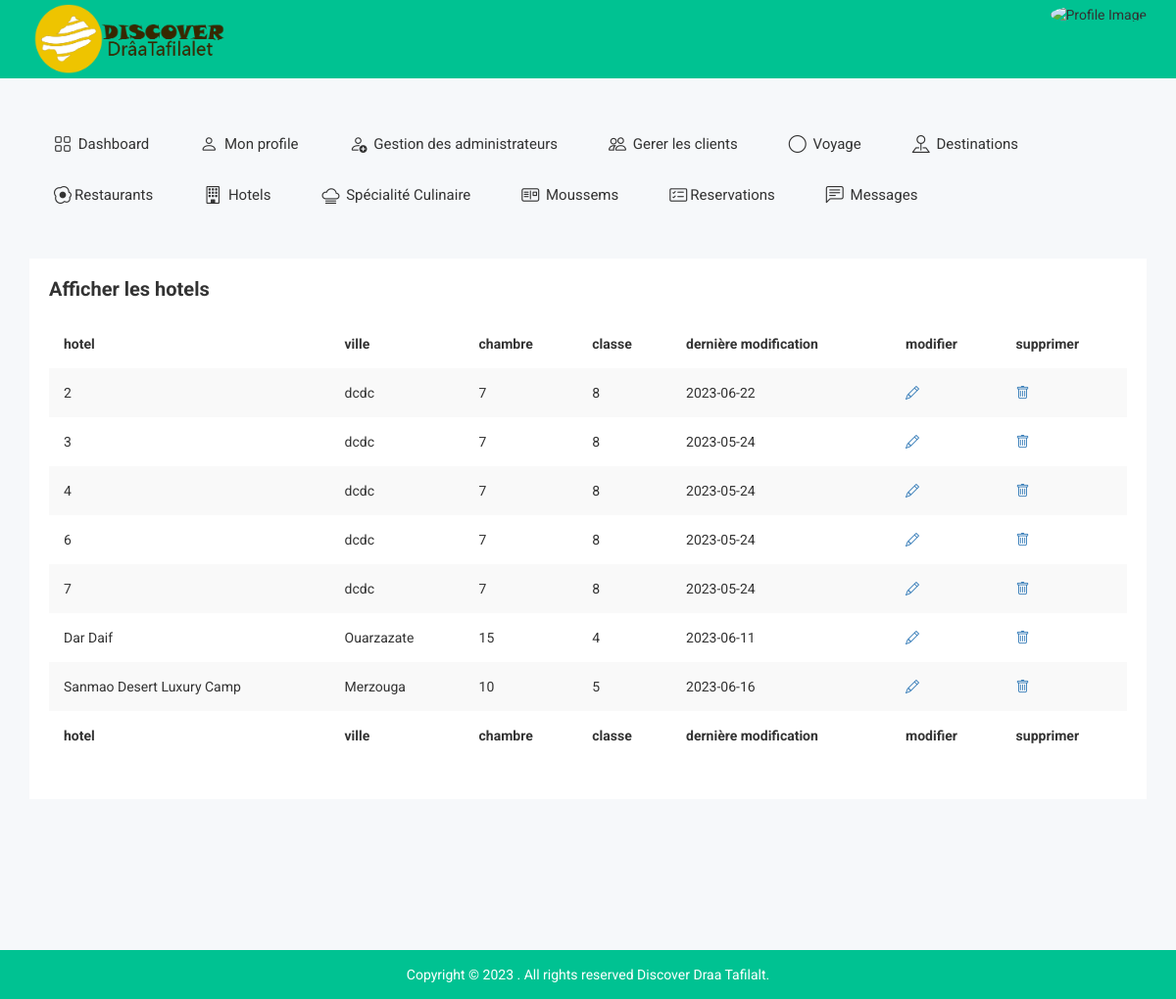
The page /affiche-hotel.php (signed in) on the database as committed earlier.
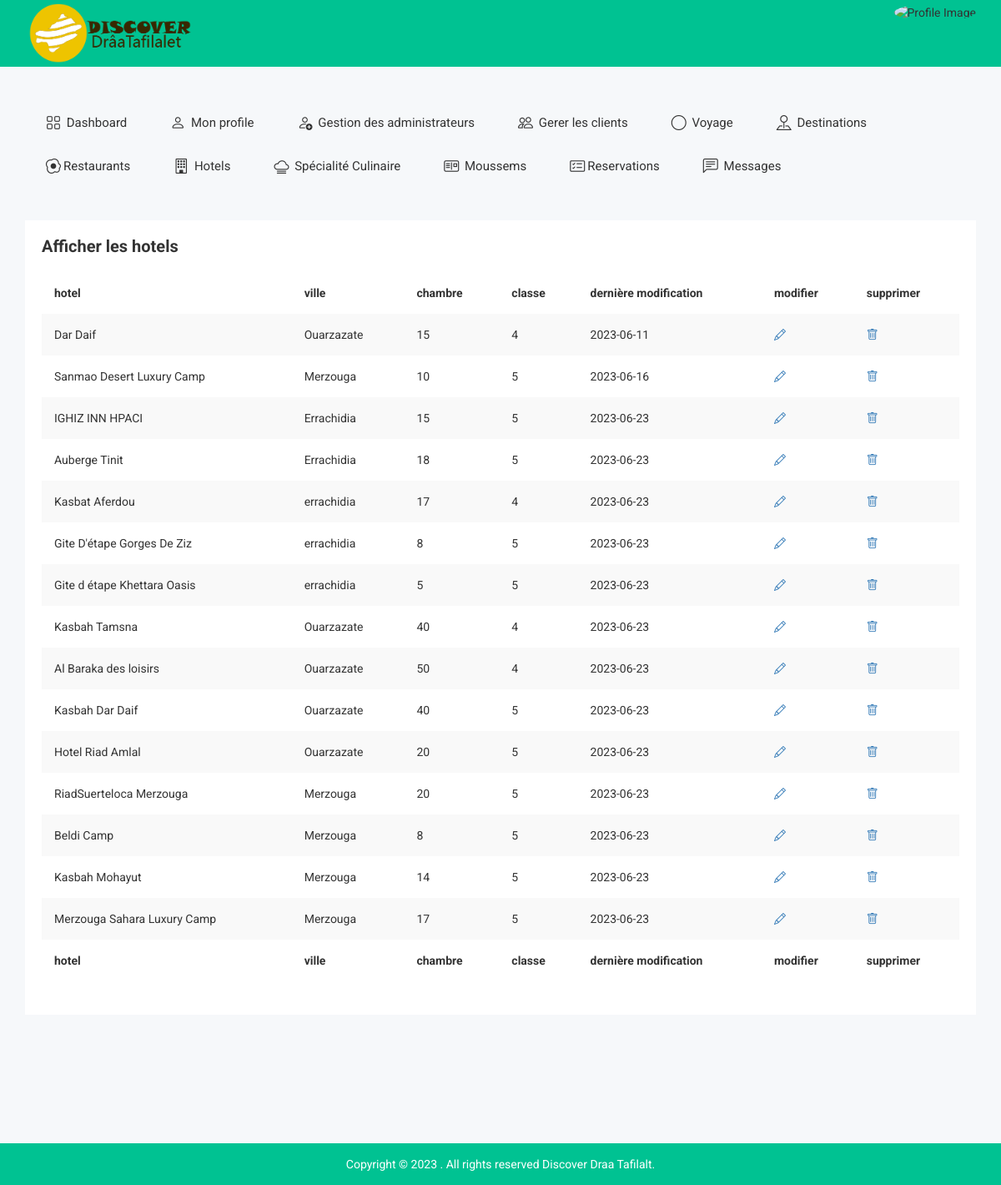
The same page on the database as committed later.
### tables this page shows
CREATE TABLE `hotel` (
  `id-hotel` int(255) NOT NULL,
  `nom` varchar(90) NOT NULL,
  `ville` varchar(90) NOT NULL,
  `carte` varchar(10000) NOT NULL,
  `chambre` int(50) NOT NULL,
  `classe` int(30) NOT NULL,
  `location` varchar(1000) NOT NULL,
  `prix` decimal(60,0) DEFAULT 350,
  `img1` varchar(255) NOT NULL,
  `img2` varchar(255) NOT NULL,
  `img3` varchar(255) NOT NULL,
  `date-add` date NOT NULL
);

### affiche-hotel.php (the view, shortened to what this page needs)
<?php
include 'connection.php';
$sql = 'SELECT *
		FROM hotel';
 $statement = $pdo->query($sql);
 $publishers = $statement->fetchAll(PDO::FETCH_ASSOC);
?>
<!doctype html>
<html class="no-js" lang="">
<head>
    <link rel="stylesheet" href="https://cdn.jsdelivr.net/npm/bootstrap-icons@1.10.5/font/bootstrap-icons.css">
        <link rel="stylesheet" href="css/bootstrap.min.css">
        <link rel="stylesheet" href="css/font-awesome.min.css">
        <link rel="stylesheet" href="css/owl.carousel.css">
        <link rel="stylesheet" href="css/owl.theme.css">
        <link rel="stylesheet" href="css/owl.transitions.css">
        <link rel="stylesheet" href="css/meanmenu/meanmenu.min.css">
        <link rel="stylesheet" href="css/animate.css">
        <link rel="stylesheet" href="css/normalize.css">
        <link rel="stylesheet" href="css/wave/waves.min.css">
        <link rel="stylesheet" href="css/wave/button.css">
        <link rel="stylesheet" href="css/scrollbar/jquery.mCustomScrollbar.min.css">
        <link rel="stylesheet" href="css/notika-custom-icon.css">
        <link rel="stylesheet" href="css/jquery.dataTables.min.css">
        <link rel="stylesheet" href="css/main.css">
        <link rel="stylesheet" href="style.css">
        <link rel="stylesheet" href="css/responsive.css">
</head>
<body>
    <?php include 'tophead.php' ?>
    <div class="main-menu-area mg-tb-40">
    </div>
    <div class="notika-status-area">
        <div class="container">
            <div class="row">
                <div class="col-lg-12 col-md-12 col-sm-12 col-xs-12">
                    <div class="data-table-list">
                        <div class="basic-tb-hd">
                            <h2>Afficher les hotels</h2>
                        </div>
                        <div class="table-responsive">
                            <table id="data-table-basic" class="table table-striped">
                                <thead>
                                    <tr>
                                        <th>hotel</th>
                                        <th>ville</th>
                                        <th>chambre</th>
                                        <th>classe</th>
                                        <th>dernière modification</th>
                                        <th>modifier</th>
                                        <th>supprimer</th>
                                    </tr>
                                </thead>
                                <tbody>
                                <?php
                                if ($publishers) {
                                    foreach ($publishers as $publisher) {?>
                                    <tr>
                                        <td><?php  echo $publisher['nom'] ?></td>
                                        <td><?php  echo $publisher['ville'] ?></td>
                                        <td><?php  echo $publisher['chambre'] ?></td>
                                        <td><?php  echo $publisher['classe'] ?></td>
                                        <td><?php  echo $publisher['date-add'] ?></td>
                                        <td><a href="update-hotel.php?modi=<?php echo $publisher['id-hotel'] ?>"> <i class="bi bi-pencil"></i></a></td>
                                        <td><a href="delete-hotel.php?id=<?php echo $publisher['id-hotel'] ?>"><i class="bi bi-trash"></i></a></td>
                                    </tr>
                               <?php }}
                                ?>
                                </tbody>
                                <tfoot>
                                    <tr>
                                    <th>hotel</th>
                                        <th>ville</th>
                                        <th>chambre</th>
                                        <th>classe</th>
                                        <th>dernière modification</th>
                                        <th>modifier</th>
                                        <th>supprimer</th>
                                    </tr>
                                </tfoot>
                            </table>
                        </div>
                    </div>
                </div>
            </div>
        </div>
    </div>
    <div class="footer-copyright-area">
        <div class="container">
            <div class="row">
                <div class="col-lg-12 col-md-12 col-sm-12 col-xs-12">
                    <div class="footer-copy-right">
                        <p>Copyright © 2023
. All rights reserved Discover Draa Tafilalt.</p>
                    </div>
                </div>
            </div>
        </div>
    </div>
</body>
</html>

Rows that differ between the two databases and show on the page:
removed hotel: nom "2", ville "dcdc", chambre "7", classe "8", value "2023-06-22"
removed hotel: nom "3", ville "dcdc", chambre "7", classe "8", value "2023-05-24"
removed hotel: nom "4", ville "dcdc", chambre "7", classe "8", value "2023-05-24"
removed hotel: nom "6", ville "dcdc", chambre "7", classe "8", value "2023-05-24"
removed hotel: nom "7", ville "dcdc", chambre "7", classe "8", value "2023-05-24"
added hotel: nom "IGHIZ INN HPACI", ville "Errachidia", chambre "15", classe "5", value "2023-06-23"
added hotel: nom "Auberge Tinit", ville "Errachidia", chambre "18", classe "5", value "2023-06-23"
added hotel: nom "Kasbat Aferdou", ville "errachidia", chambre "17", classe "4", value "2023-06-23"
added hotel: nom "Gite D'étape Gorges De Ziz", ville "errachidia", chambre "8", classe "5", value "2023-06-23"
added hotel: nom "Gite d étape Khettara Oasis", ville "errachidia", chambre "5", classe "5", value "2023-06-23"
added hotel: nom "Kasbah Tamsna", ville "Ouarzazate", chambre "40", classe "4", value "2023-06-23"
added hotel: nom "Al Baraka des loisirs", ville "Ouarzazate", chambre "50", classe "4", value "2023-06-23"
added hotel: nom "Kasbah Dar Daif", ville "Ouarzazate", chambre "40", classe "5", value "2023-06-23"
added hotel: nom "Hotel Riad Amlal", ville "Ouarzazate", chambre "20", classe "5", value "2023-06-23"
added hotel: nom "RiadSuerteloca Merzouga", ville "Merzouga", chambre "20", classe "5", value "2023-06-23"
added hotel: nom "Beldi Camp", ville "Merzouga", chambre "8", classe "5", value "2023-06-23"
added hotel: nom "Kasbah Mohayut", ville "Merzouga", chambre "14", classe "5", value "2023-06-23"
added hotel: nom "Merzouga Sahara Luxury Camp", ville "Merzouga", chambre "17", classe "5", value "2023-06-23"
